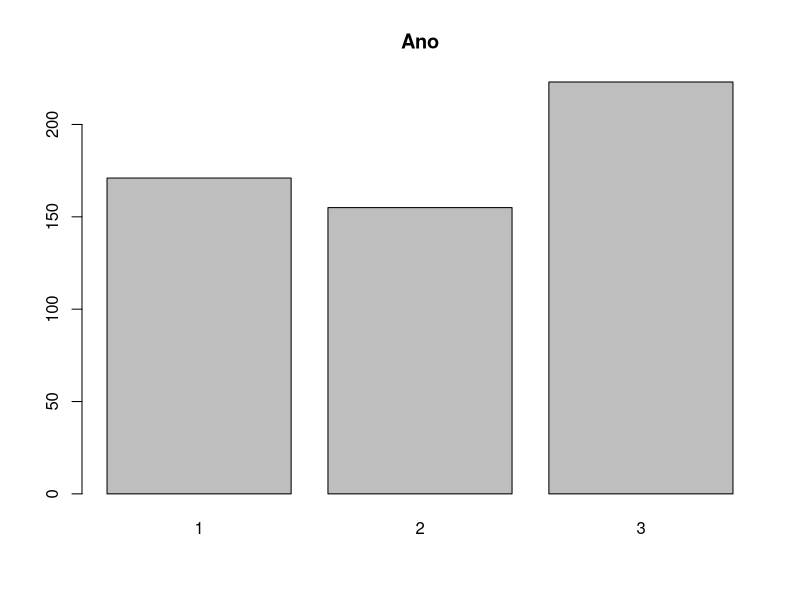
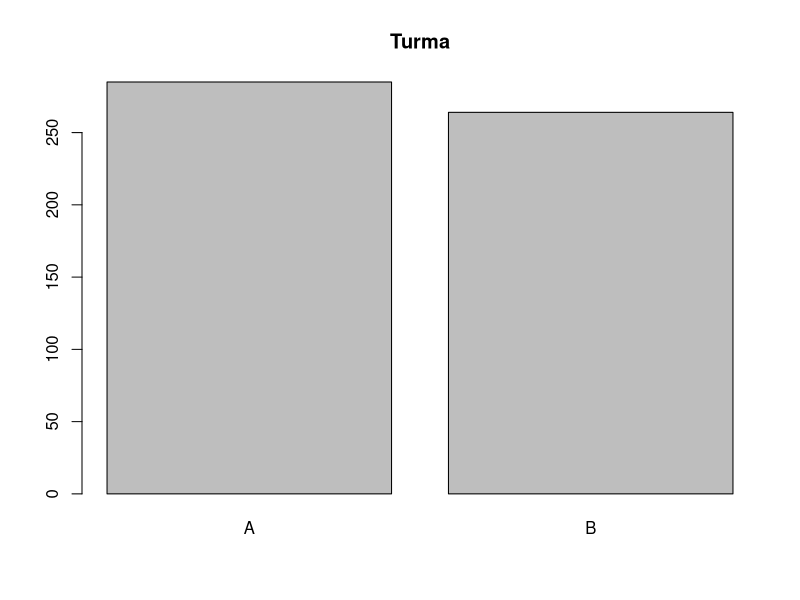
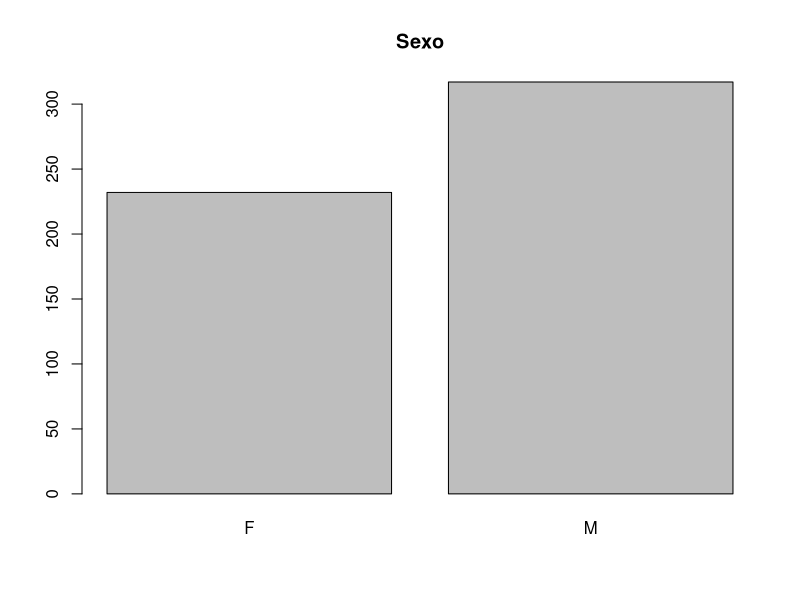
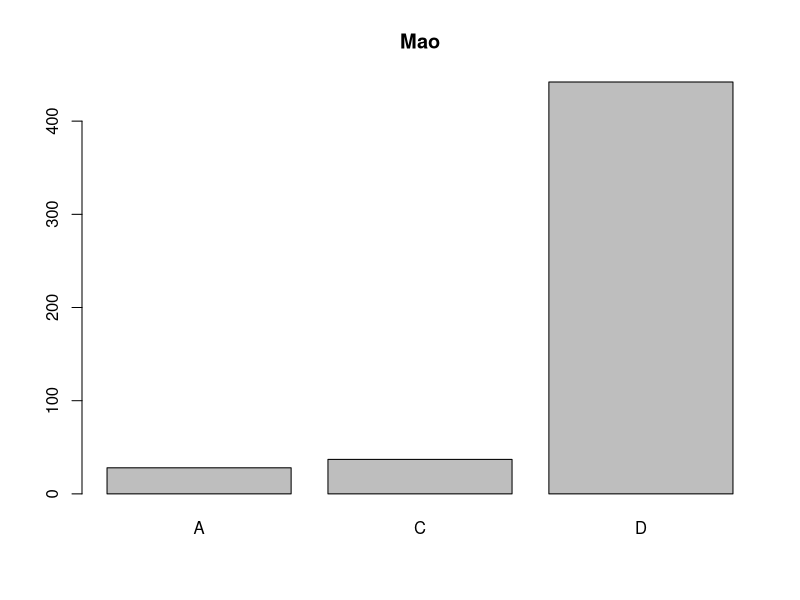
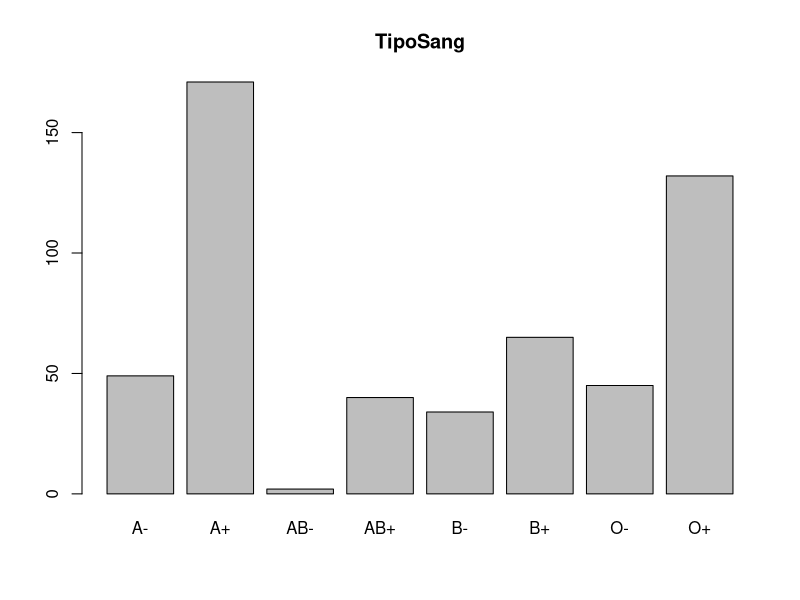
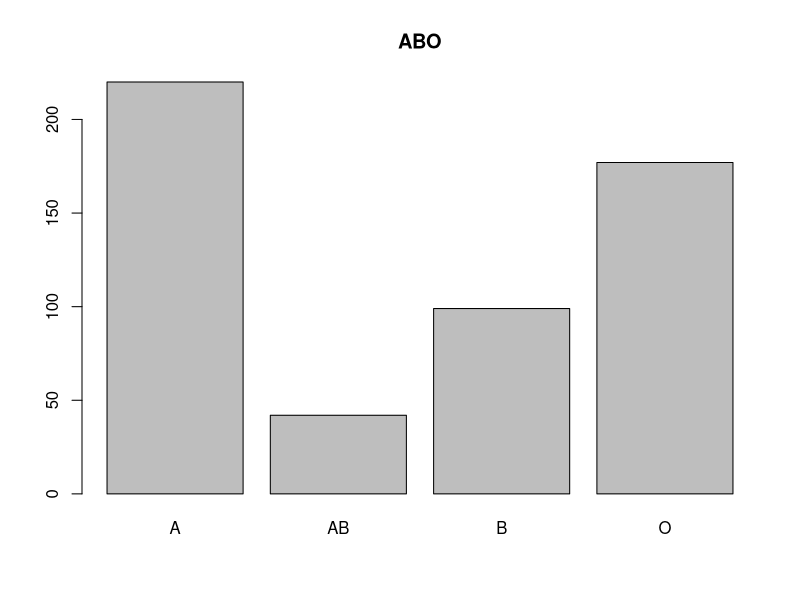
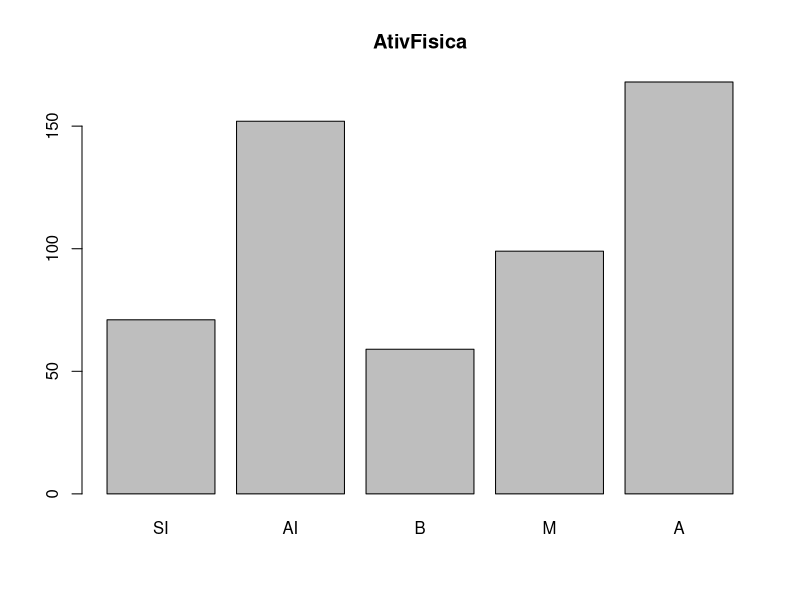
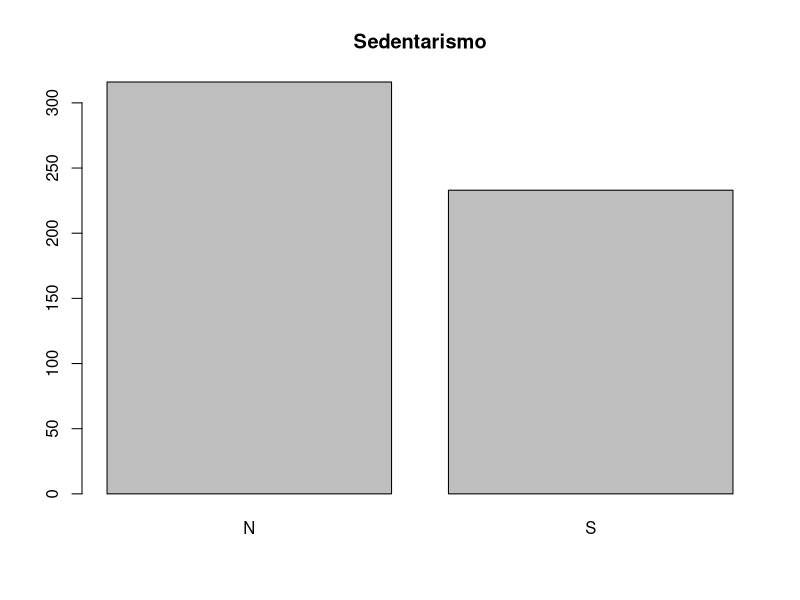

Here is the R script that generated these plots, in order:
pausa <- FALSE

dados <- readxl::read_excel("Biometria_FMUSP.xlsx")

cat("\nNomes das variáveis:\n")
print(names(dados))

cat("\nEstrutura:\n")
print(str(dados))

# ID não deve ser numérico
dados$ID <- as.character(dados$ID)

# As seguintes variáveis devem ser fatores
cat("\nConverte em fatores:\n")
fatores <- c("Ano", 
             "Turma",
             "Sexo",
             "Mao",
             "TipoSang",
             "ABO",
             "AtivFisica",
             "Sedentarismo",
             "Rh" )
for (f.aux in fatores)
{
  c.aux <- which(names(dados)==f.aux)
  valores <- as.character((unlist(dados[,c.aux])))
  cat("\n\t",f.aux,": ")
  print(unique(valores))
  # a principio uso os fatores em ordem alfabetica
  dados[,c.aux] <- factor(valores, levels = sort(unique(valores)))
  # confere
  print(str(dados[,c.aux]))
  if (pausa) {readline(prompt="Press [enter] to continue")}
}

# Tem problemas: string "NA" (em vez de NA)
cat("\nCorrige e converte em fatores:\n")
removeNA <- c("Mao","TipoSang","ABO")
for (f.aux in removeNA)
{
  c.aux <- which(names(dados)==f.aux)
  valores <- as.character((unlist(dados[,c.aux])))
  valores[valores=="NA"] <- NA
  cat("\n\t",f.aux,": ")
  print(unique(valores))
  # a principio uso os fatores em ordem alfabetica
  dados[,c.aux] <- factor(valores, levels = sort(unique(valores)))
  # confere
  print(str(dados[,c.aux]))
  if (pausa) {readline(prompt="Press [enter] to continue")}
}

# O fator AtivFisica tem ordem inconveniente
print(levels(dados$AtivFisica))
# esta ordem eh melhor
ordem <- c(
            "sempre_inativo",
            "atualmente_inativo",
            "baixa_intensidade" ,
            "media_intensidade",
            "alta_intensidade"
          )
# os nomes estao tambem muito longos
nomes <- c("SI","AI","B","M","A")
dados$AtivFisica <- factor(dados$AtivFisica, 
                           labels = nomes,
                           levels = ordem)
print(levels(dados$AtivFisica))

# Os seguintes campos deveriam ser numericos
cat("\nVerifica porque nao eh numerico:\n")
# verificando a causa de não serem
numericos <- c("MCT",
               "Estatura")
for (f.aux in numericos)
{
  c.aux <- which(names(dados)==f.aux)
  valores <- as.character((unlist(dados[,c.aux])))
  cat("\n\t",f.aux,":\n")
  print(unique(valores))
  if (pausa) {readline(prompt="Press [enter] to continue")}
}
# Tem problemas: string "NA", "na", "Na", etc
cat("\nCorrige e converte em numerico:\n")
for (f.aux in numericos)
{
  c.aux <- which(names(dados)==f.aux)
  valores <- as.character((unlist(dados[,c.aux])))
  valores[toupper(valores)=="NA"] <- NA
  valores <- as.numeric(valores)
  dados[,c.aux] <- as.numeric(valores)
  cat("\n\t",f.aux,":\n")
  print(unique(valores))
  if (pausa) {readline(prompt="Press [enter] to continue")}
}

cat("\nConfere a estrutura:\n")
print(str(dados))
cat("\nSumario geral:\n")
for (c.aux in 1:ncol(dados))
{
  cat("\n",names(dados)[c.aux],":\n")
  print(summary(dados[,c.aux]))
}

# Graficos
cat("\nGraficos e tabelas iniciais:\n")
for (f.aux in fatores)
{
  c.aux <- which(names(dados)==f.aux)
  tabela <- table(dados[,c.aux])
  print(tabela)
  barplot(tabela, main=f.aux)
  if (pausa) {readline(prompt="Press [enter] to continue")}
}
for (f.aux in numericos)
{
  c.aux <- which(names(dados)==f.aux)
  valores <- as.numeric(unlist(dados[,c.aux]))
  boxplot(valores)
  if (pausa) {readline(prompt="Press [enter] to continue")}
}

# Note que existe um indivíduo com mais que 600 kg
cat("\nIndividuo com mais que 600 kg\n")
dt_tmp <- dados[dados$MCT>200,]
dt_tmp <- na.omit(dt_tmp)
print(dt_tmp)
# podemos optar por remover o dado incorreto
dados$MCT[dados$MCT>200] <- NA

# Note que existe um indivíduo com menos que 140 cm
cat("\nIndividuo com massa e estatura iguais a 120\n")
dt_tmp <- dados[dados$Estatura<140,]
dt_tmp <- na.omit(dt_tmp)
print(dt_tmp)
# podemos optar por remover o dado incorreto
dados$Estatura[dados$Estatura<140] <- NA

cat("\nOptamos por remover os dados incorretos, restando:")
cat("\n- MCT:\n")
print(summary(dados$MCT))
cat("\n- Estatura:\n")
print(summary(dados$Estatura))

# Tudo corrigido, convem salvar
saveRDS(dados,"Biometria_analise.rds")
